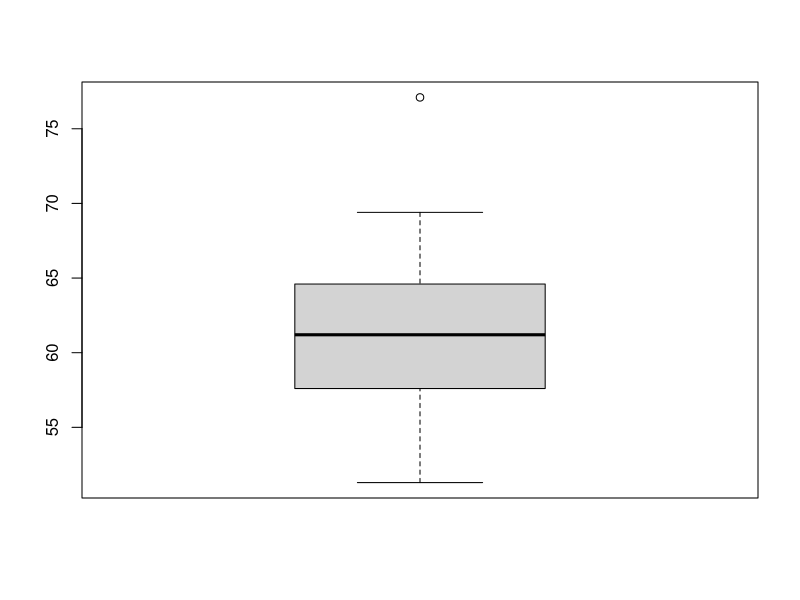
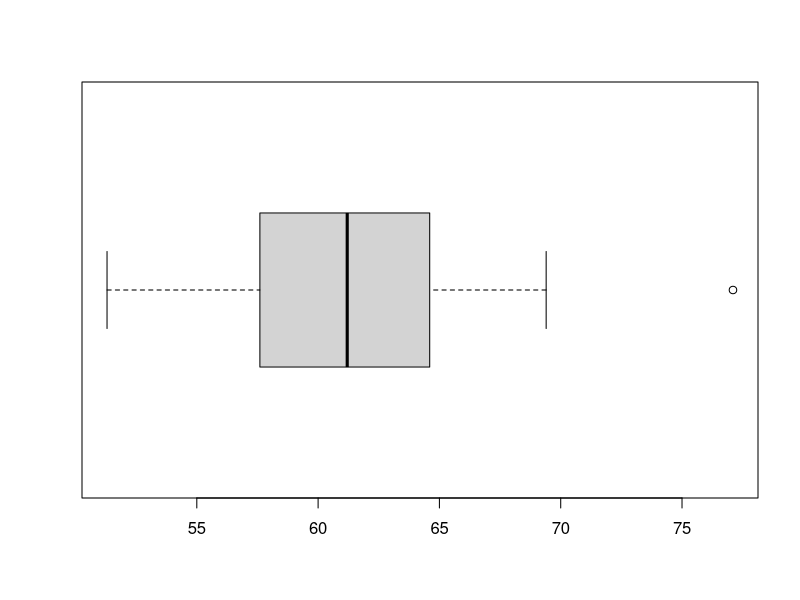
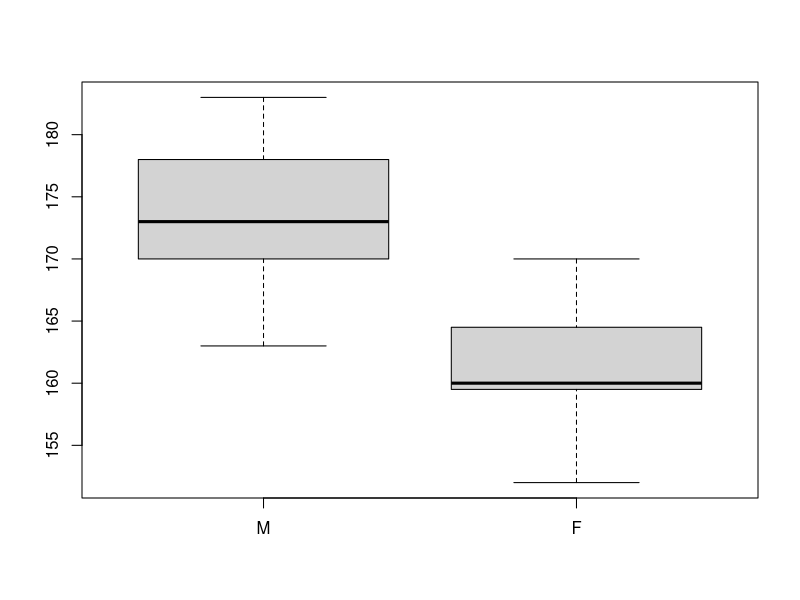
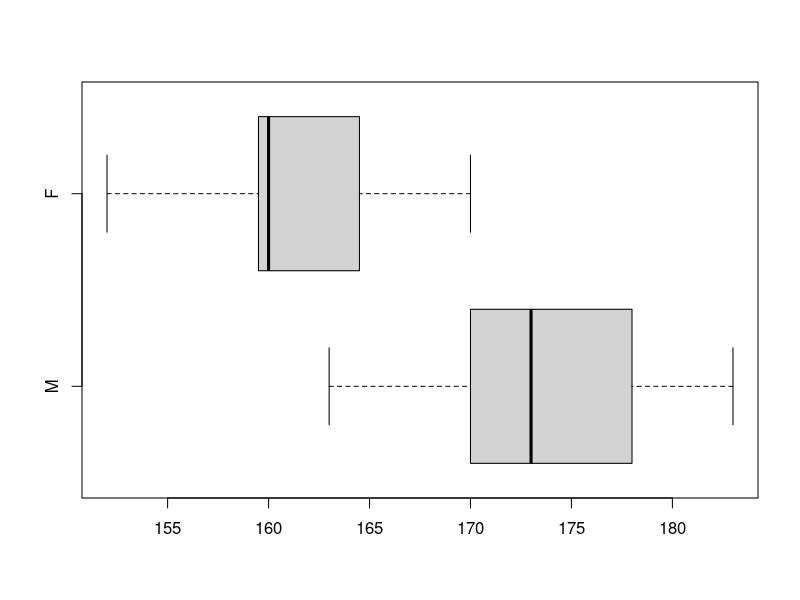

Reproduce these figures in R, in order.
## chap 3

# mean, median, mode ------------------------------------------------------

# 예제1) 어떤 과목에서 6명의 학생의 점수가 다음과 같다. 표본평균을 구하라.----
# 89 74 91 88 72 84
x <- c(89, 74, 91, 88, 72, 84)
# mean (평균)
mean(x)
n <- length(x)
sum(x)/n

xbar <- mean(x)


# 예제2) 예제1에서 주어진 자료에서 중앙값을 구하라. ----
# 1. sort, length
sort(x) # 정렬 
x_sorted <- sort(x)

# 2. median : 중간값 
Me <- (x_sorted[n/2] + x_sorted[n/2 + 1]) / 2
print(Me)

median(x_sorted)

# 예제3) 2장 예제5의 콩의 개수에 관한 자료에서 최빈값을 구하라.----
# 4	3	4	3	3	5	5	6	4	4	4	3
# 3	4	3	3	6	4	5	3	6	3	2	1
# 4	4	4	4	4	5	3	4	3	1	2	2
# 5	2	4	3	5	5	3	3	3	3	5	5
# 3	3	6	4	3	5	6	4	4	3	3	4

# table, sort
x <- c(4,	3,	4,	3,	3,	5,	5,	6,	4,	4,	4,	3,
       3,	4,	3,	3,	6,	4,	5,	3,	6,	3,	2,	1,
       4,	4,	4,	4,	4,	5,	3,	4,	3,	1,	2,	2,
       5,	2,	4,	3,	5,	5,	3,	3,	3,	3,	5,	5,
       3,	3,	6,	4,	3,	5,	6,	4,	4,	3,	3,	4)

freq <- table(x) # data 오름차순으로 수량 체크 
freq_sorted <- sort(freq) # 빈도 순으로 sort -> 가장 뒤가 최빈값 
freq_sorted_rev <- sort(freq, decreasing = T) # 역 sort -> 가장 앞이 최빈값 

print(freq) 
print(freq_sorted)
print(freq_sorted_rev)

print(names(freq_sorted[length(freq_sorted)]))
print(names(freq_sorted_rev[1]))

# 표본분산, 표본표준편차, 범위 --------------------------------------------------------

# 예제5) 예제1의 자료에서 표본분산과 표본표준편차를 구하라.----
# 89 74 91 88 72 84
x <- c(89, 74, 91, 88, 72, 84)

# mean, -, ^2, sum, length, sqrt ----------------
xbar <- mean(x) # m = 83
xbar

# x의 모든 원소에 대해서 - xbar를 실행!
(x - xbar) # 각 원소에 대한 편차
(x - xbar)^2 # 편차의 제곱 

var = sum((x - xbar)^2 ) / (n-1) # 분산
var

s <- sqrt(var) # 표준편차 
s

(sum(x^2) - n*xbar^2) / (n-1)

# var, sd, sqrt --------------------

var(x)
sd(x)


# 예제6) 예제1의 자료에서 범위를 구하라.----
# 89 74 91 88 72 84
x <- c(89, 74, 91, 88, 72, 84)

# min/max -----------------------------------------------------------------

min(x)
max(x)

# range -------------------------------------------------------------------

range(x)
range(x)[2] - range(x)[1]

# 백분위수 --------------------------------------------------------------------

# quantile --------------------
# x <- c(1,2,3)
# 제 20 백분위수 ?
x <- c(1,2,3)
quantile(x, 0.2)
quantile(x, 0.2, type=2)

# 예제7) 서울의 한 전철역에서 인천의 한 전철역까지 소요되는 시간을 기록한
#        자료가 다음과 같다. (단위: 분)
# 42 40 38 37 43 39 78 38 45 44 40 38 41 35 31 44
# 제50백분위수인 중앙값과 제 20백분위수를 구하라.
# quantile
x <- c(42, 40, 38, 37, 43, 39 ,78 ,38 ,45 ,44 ,40 ,38, 41 ,35, 31, 44)
a <- quantile(x, 0.5, type = 2)
b <- quantile(x, 0.2, type = 2)
a
b


# 예제8) 예제1의 자료에서 사분위수 범위를 구하라.----
# 89 74 91 88 72 84
# quantile, IQR
x <- c(89, 74, 91, 88, 72, 84)

Iqr <- quantile(x, 0.75, type=2) - quantile(x, 0.25, type=2) # 범위
Iqr

IQR(x) # 범위 
IQR(x, type = 2)



# 상자그림 --------------------------------------------------------------------

# 예제11) 어떤 교차로에서 교통소음 정도를 측정한 값이 아래와 같다. ----
#         측정자료를 이용하여 상자그림을 그려라.
# 55.9	63.8	57.2	59.8	65.7	62.7	60.8	51.3	61.8	56
# 66.9	56.8	66.2	64.6	59.5	63.1	60.6	62	  59.4	67.2
# 63.6	60.5	66.8	61.8	64.8	55.8	55.7	77.1	62.1	61
# 58.9	60	  66.9	61.7	60.3	51.5	67	  60.2	56.2	59.4
# 67.9	64.9	55.7	61.4	62.6	56.4	56.4	69.4	57.6	63.8

# boxplot, boxplot(x, horizontal = T)
x <- c(55.9	,63.8	,57.2	,59.8,	65.7,	62.7,	60.8,	51.3,	61.8,	56,
       66.9,	56.8	,66.2,	64.6,	59.5,	63.1,	60.6,	62,	  59.4,	67.2,
       63.6	,60.5	,66.8	,61.8,	64.8,	55.8,	55.7	,77.1,	62.1,	61,
       58.9	,60	  ,66.9	,61.7,	60.3	,51.5,	67	 , 60.2,	56.2	,59.4,
       67.9,	64.9,	55.7,	61.4,	62.6,	56.4,	56.4,	69.4	,57.6,	63.8)


boxplot(x)
boxplot(x, horizontal = T)

# 예제12)2장 예제7에서의 통계학과 신입생의 키에 관한 자료에서 ----
#        남녀를 구분하면 다음과 같이 주어진다. 남자 신입생과 여자신입생에
#        대하여 각각 상자그림을 그리고, 분포를 비교하라.


# 남자	
# 181	170	179	183	178	171	177	174	163	167	163	173	178	170
# 167	177	176	180	169	178	173	173	171	171	170	174	180	
x <- c(181,	170,	179,	183,	178,	171,	177	,174,	163,	167,	163	,173,	178,	170,
       167,	177	,176,	180	,169,	178,173	,173,	171,	171	,170,	174	,180	)
# 여자	
# 161	160	158	169	162	163	158	160	160	158	160	165	170	152
# 158	160	160	159	162	160	167	168	166	164				
y <- c (161	,160	,158,	169	,162,	163,	158	,160,	160,	158	,160,	165,	170,	152,
        158,	160,	160	,159,	162	,160,	167,	168	,166,	164	)
# boxplot(x, y, names = c("M","F"))

boxplot(x, y, names = c("M","F"))

boxplot(x, y, names = c("M","F"), horizontal = T)
